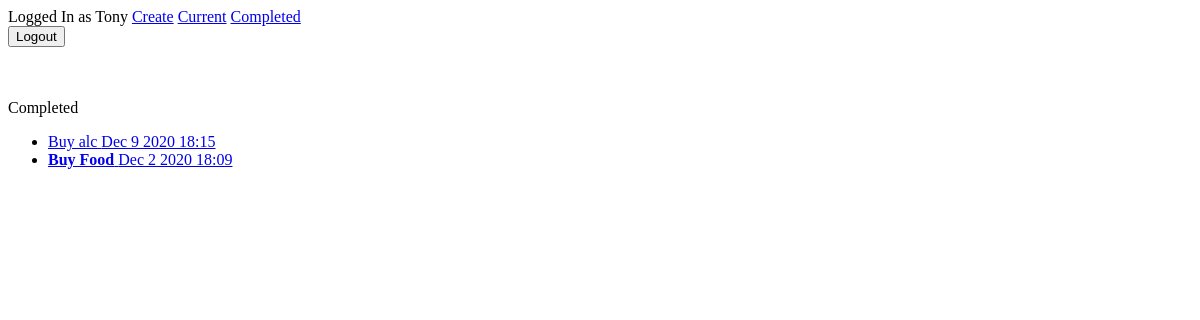
Page /completed/ (signed in) on the earlier database version.
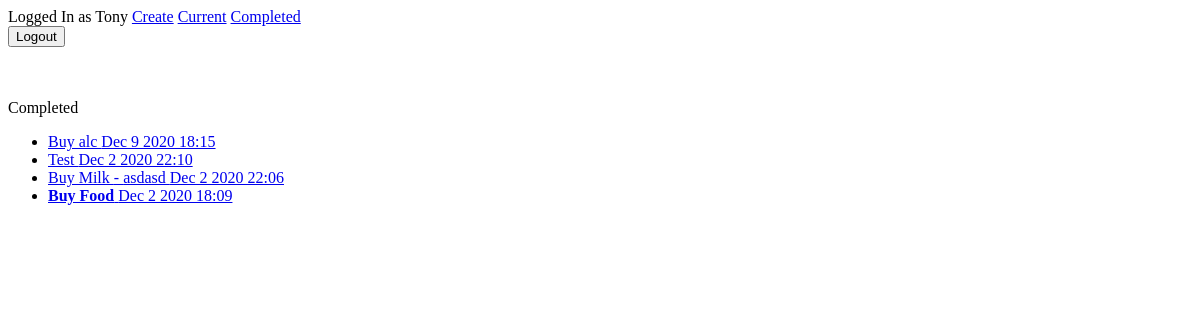
Same page on the later database version.
### todo/models.py (models this page shows, shortened)
class Todo(models.Model):
    title = models.CharField(max_length=100)
    memo = models.TextField(blank=True)
    created = models.DateTimeField(auto_now_add=True)
    datecompleted = models.DateTimeField(null=True, blank=True)
    important = models.BooleanField(default=False)
    user = models.ForeignKey(User, on_delete=models.CASCADE)

### todo/views.py (the view)
# urls.py: path('completed/', views.completedtodos, name="completedtodos"),
@login_required
def completedtodos(request):
    todos = Todo.objects.filter(user=request.user, datecompleted__isnull=False).order_by('-datecompleted')
    return render(request, 'todo/completedtodos.html', {'todos':todos})

### todo/templates/todo/completedtodos.html
{% extends 'todo/base.html' %}
{% block content %}
Completed
<ul>
  {% for todo in todos %}
  <li>
    <a href="{% url 'viewtodo' todo.id %}">
    {% if todo.important %}<b>{% endif %}{{ todo.title }}{% if todo.important %}</b>{% endif %}
    {% if todo.memo %} - {{ todo.memo }}{% endif %}
    {{ todo.datecompleted|date:'M j Y H:i'}}
    </a>
  </li>
  {% endfor %}
</ul>
{% endblock %}

Differences in the rows shown:
now on this page (row edited): Todo: title "Test", datecompleted "Dec 2 2020 22:10"
added Todo: title "Buy Milk", memo "asdasd", datecompleted "Dec 2 2020 22:06"
